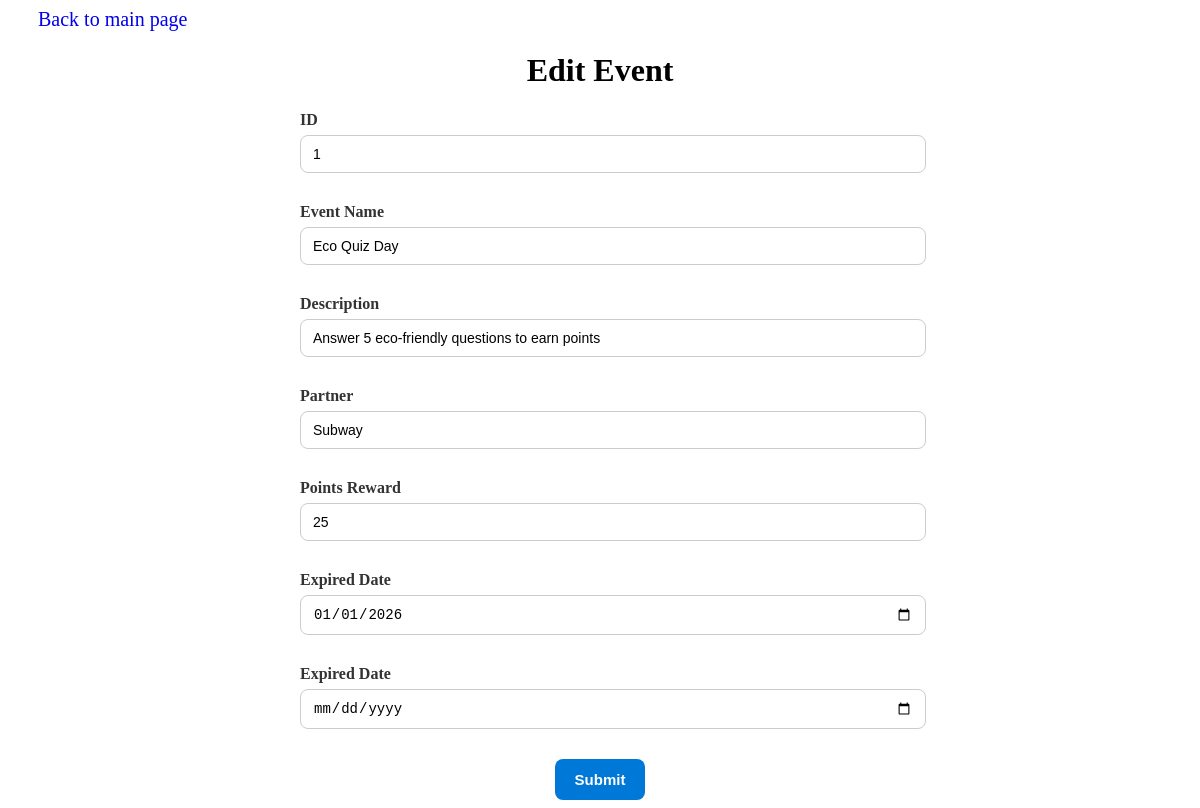
The app's page /admin/editevent.php?id=1 with its own data.
### tables this page shows
CREATE TABLE `events` (
  `id` int(11) NOT NULL,
  `name` varchar(30) NOT NULL,
  `description` varchar(100) NOT NULL,
  `image` varchar(250) NOT NULL,
  `start_date` datetime NOT NULL,
  `end_date` datetime NOT NULL,
  `points_reward` int(11) NOT NULL,
  `admins_id` int(11) NOT NULL,
  `partners_id` int(11) NOT NULL,
  `approved_by` int(11) NOT NULL,
  `status` enum('active','pending','upcoming','ended') NOT NULL,
  `created_at` datetime NOT NULL
);

CREATE TABLE `partners` (
  `id` int(11) NOT NULL,
  `name` varchar(100) NOT NULL,
  `company_image` varchar(250) NOT NULL,
  `email` varchar(100) NOT NULL,
  `password` varchar(200) NOT NULL,
  `contact_person` varchar(150) NOT NULL,
  `phone` varchar(150) NOT NULL,
  `address` varchar(250) NOT NULL,
  `created_at` varchar(50) NOT NULL DEFAULT current_timestamp()
);

### admin/editevent.php (the view, shortened to what this page needs)
<?php
    include "conn.php";
    $id=intval($_GET['id']);
    $sql="Select events.*,partners.name As pname From events Left Join partners On events.partners_id = partners.id where events.id=$id";
    $result=mysqli_query($dbConn, $sql);
    if($rows = mysqli_fetch_array($result)){
        $name = $rows['name'];
        $partners = $rows['pname'];
        $description = $rows['description'];
        $points = $rows['points_reward'];
        $startdate = $rows['start_date'];
        $enddate = $rows['end_date'];
    }else{
        echo "<script>alert('No data from db!');</script>";
        echo "<script>window.location.href='eventlists.php';</script>";
    }
?>
<!DOCTYPE html>
<html lang="en">
<head>
    <link href="./assets/css/formupdate.css" rel="stylesheet" type="text/css" />
    <link rel="stylesheet" href="https://cdnjs.cloudflare.com/ajax/libs/font-awesome/7.0.1/css/all.min.css" />
</head>
<body>
    <center>
        <a href="eventlists.php" class="backlink">Back to main page</a>
        <h1>Edit Event</h1>
        <form action="" method="post" class="editform">
             <div>
                <label for="uid">ID</label>
                <input type="text" name="uid" value="<?php echo $id;?>" readonly />
            </div>
            <div>
                <label for="name">Event Name</label>
                <input type="text" class="" name="name" value="<?php echo $name;?>"  />
            </div>
            <div>
                <label for="description">Description</label>
                <input type="text" class="" name="description" value="<?php echo $description;?>"  />
            </div>
            <div>
                <label for="partner">Partner</label>
                <input type="text" class="" name="partner" value="<?php echo $partners;?>" />
            </div>
            <div>
                <label for="points">Points Reward</label>
                <input type="text" class="" name="points" value="<?php echo $points;?>" />
            </div>
            <div>
                <div>
                    <label for="startdate">Expired Date</label>
                    <input type="date" name="startdate"
                            value="<?php echo !empty($startdate) ? date('Y-m-d', strtotime($startdate)) : ''; ?>" />
                </div>
                <div>
                    <label for="enddate">Expired Date</label>
                    <input type="date" name="enddate"
                            value="<?php echo !empty($enddate) ? date('Y-m-d', strtotime($enddate)) : ''; ?>" />
                </div>
            </div>
            <button type="submit" class="update" name="submit">Submit</button>
        </form>
    </center>
</body>
</html>

### admin/assets/css/formupdate.css (style rules this page uses)
.backlink { font-size: 20px; text-decoration:none; display:flex; justify-content: left; margin: 0 30px; }
.editform { max-width: 600px; background: #ffffff; }
.editform label { display: block; text-align:left; font-weight: 600; margin-bottom: 6px; color: #333; }
.editform input[type="text"], .editform input[type="date"], .editform .status { width: 100%; padding: 10px 12px; margin-bottom: 10px; border: 1px solid #ccc; border-radius: 8px; font-size: 14px; transition: border-color 0.3s, box-shadow 0.3s; }
.editform div { margin-bottom: 20px; }
.editform button { background: #0078d7; color: #fff; display: inline-block; padding: 12px 20px; font-size: 15px; font-weight: 600; border: none; border-radius: 8px; cursor: pointer; transition: background 0.3s; }

### records on screen
events: name "Eco Quiz Day", description "Answer 5 eco-friendly questions to earn points", partner "Subway", points "25", startdate "01/01/2026"
